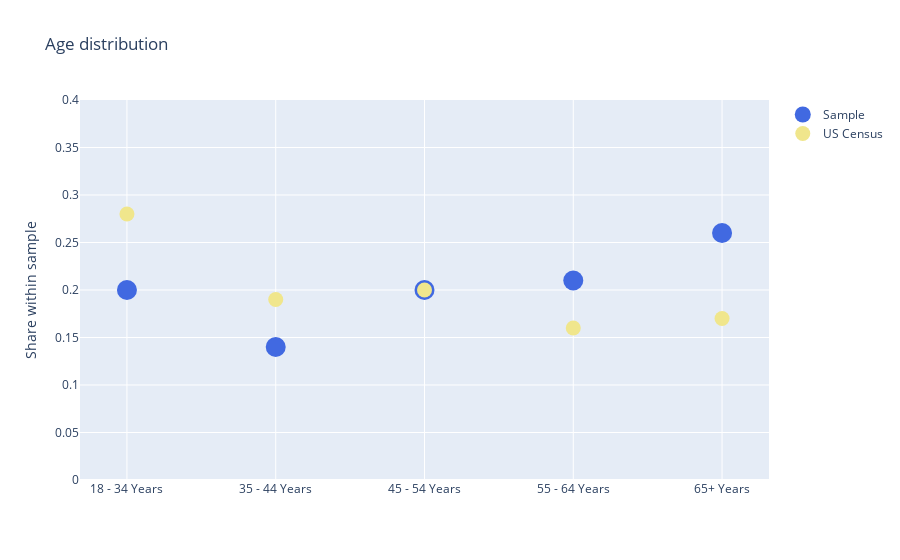

Notebook code for this chart:
### Code cell
# Bubble Chart
#size_sample = df_age['counts'] 
fig = go.Figure()
fig.add_trace(go.Scatter(name="Sample", x=df_age.groups, 
    y=df_age.counts, 
    mode='markers',
    marker=dict(
        color='rgb(65,105,225)',
        size=20,
        )
))
fig.add_trace(go.Scatter(name="US Census", x=df_age.groups, 
    y=df_age.counts_us, 
    mode='markers', 
    marker=dict(
        color='rgb(240,230,140)',
        size=15,
        )
 ))

fig.update_layout(title='Age distribution',
                   yaxis_title='Share within sample')
fig.update_xaxes(categoryorder='category ascending')
fig.update_yaxes(range=[0, 0.4])
fig.show()

### Figure 1 — Plotly figure (JSON) as saved in the notebook; plotly's stock layout.template omitted (floating-point values rounded to 4 significant figures)
{"data": [{"marker": {"color": "rgb(65,105,225)", "size": 20}, "mode": "markers", "name": "Sample", "type": "scatter", "x": ["65+ Years", "55 - 64 Years", "45 - 54 Years", "18 - 34 Years", "35 - 44 Years"], "y": [0.26, 0.21, 0.2, 0.2, 0.14]}, {"marker": {"color": "rgb(240,230,140)", "size": 15}, "mode": "markers", "name": "US Census", "type": "scatter", "x": ["65+ Years", "55 - 64 Years", "45 - 54 Years", "18 - 34 Years", "35 - 44 Years"], "y": [0.17, 0.16, 0.2, 0.28, 0.19]}], "layout": {"title": {"text": "Age distribution"}, "xaxis": {"categoryorder": "category ascending"}, "yaxis": {"range": [0, 0.4], "title": {"text": "Share within sample"}}}}
